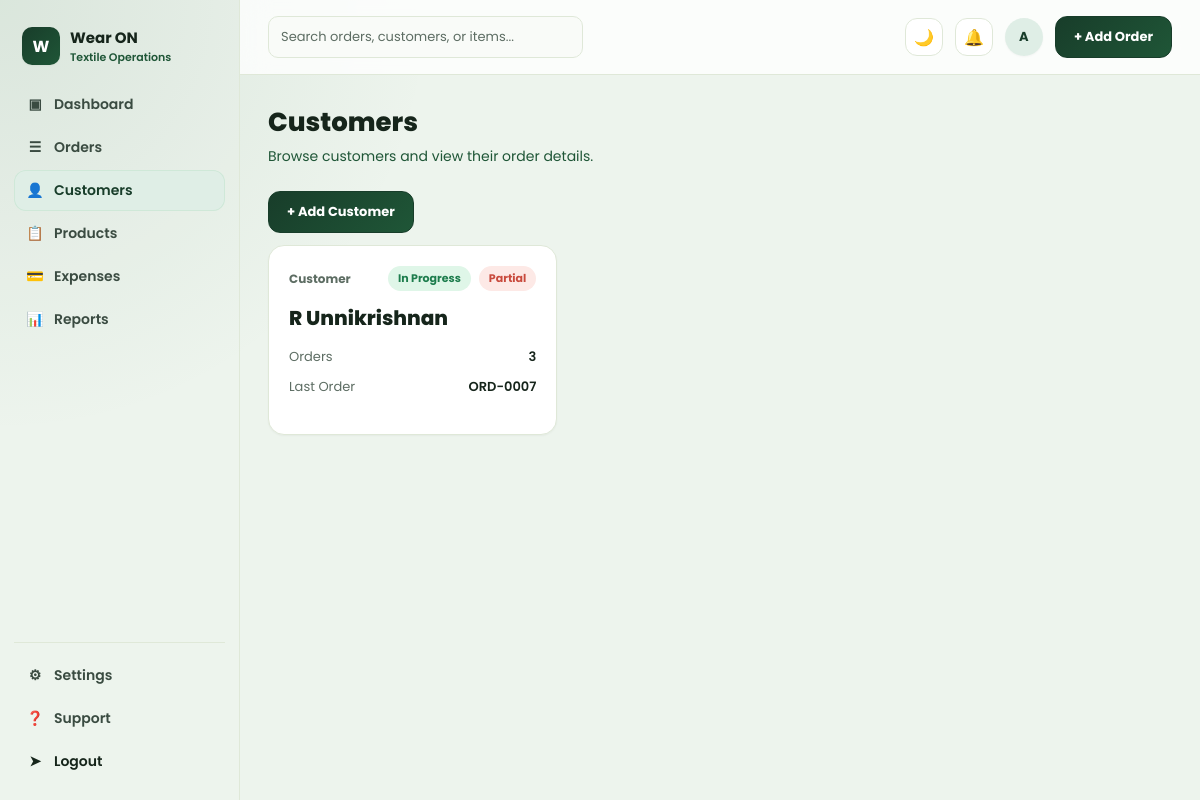
The page /customers/ (signed in) on the database its author committed.
### orders/models.py (models this page shows, shortened)
class Customer(models.Model):
    name = models.CharField(max_length=150)
    company_name = models.CharField(max_length=150, blank=True)
    email = models.EmailField(blank=True)
    phone = models.CharField(max_length=20, blank=True)
    address = models.TextField(blank=True)
    created_at = models.DateTimeField(auto_now_add=True)
    class Meta:
        ordering = ["name"]

class Order(models.Model):
    STATUS_PENDING = "pending"
    STATUS_IN_PROGRESS = "in_progress"
    STATUS_FINISHED = "finished"
    STATUS_CANCELLED = "cancelled"
    STATUS_CHOICES = [
        (STATUS_PENDING, "Pending"),
        (STATUS_IN_PROGRESS, "In Progress"),
        (STATUS_FINISHED, "Finished"),
        (STATUS_CANCELLED, "Cancelled"),
    ]
    PRIORITY_LOW = "low"
    PRIORITY_MEDIUM = "medium"
    PRIORITY_HIGH = "high"
    PRIORITY_CHOICES = [
        (PRIORITY_LOW, "Low"),
        (PRIORITY_MEDIUM, "Medium"),
        (PRIORITY_HIGH, "High"),
    ]
    PAYMENT_METHOD_BANK = "bank_transfer"
    PAYMENT_METHOD_CHECK = "check"
    PAYMENT_METHOD_CARD = "card"
    PAYMENT_METHOD_ONLINE = "online_payment"
    PAYMENT_METHOD_OTHER = "other"
    PAYMENT_METHOD_CHOICES = [
        ("", "Select payment method"),
        (PAYMENT_METHOD_BANK, "Bank Transfer"),
        (PAYMENT_METHOD_CHECK, "Check"),
        (PAYMENT_METHOD_CARD, "Card"),
        (PAYMENT_METHOD_ONLINE, "Online Payment"),
        (PAYMENT_METHOD_OTHER, "Other"),
    ]
    order_number = models.CharField(max_length=20, unique=True, editable=False)
    customer = models.ForeignKey(Customer, on_delete=models.CASCADE, related_name="orders")
    status = models.CharField(max_length=20, choices=STATUS_CHOICES, default=STATUS_IN_PROGRESS)
    is_paid = models.BooleanField(default=False)
    order_date = models.DateField(default=timezone.localdate)
    expected_delivery_date = models.DateField(null=True, blank=True)
    reference_number = models.CharField("Reference / PO Number", max_length=50, blank=True)
    shipping_address = models.TextField(blank=True, help_text="Leave blank to use customer address")
    assigned_tailor = models.CharField(max_length=100, blank=True)
    priority = models.CharField(max_length=10, choices=PRIORITY_CHOICES, default=PRIORITY_MEDIUM)
    discount_percent = models.DecimalField(max_digits=5, decimal_places=2, default=0)
    amount_paid = models.DecimalField(max_digits=10, decimal_places=2, default=Decimal("0.00"))
    payment_method = models.CharField(
        max_length=30,
        choices=PAYMENT_METHOD_CHOICES,
        blank=True,
        default="",
    )
    payment_method_details = models.CharField(max_length=255, blank=True)
    customer_notes = models.TextField(blank=True)
    created_at = models.DateTimeField(auto_now_add=True)
    updated_at = models.DateTimeField(auto_now=True)
    class Meta:
        ordering = ["-created_at"]
    @property
    def subtotal(self):
        total = sum((item.subtotal for item in self.items.all()), Decimal("0"))
        return total.quantize(Decimal("0.01"))
    @property
    def discount_amount(self):
        return (self.subtotal * self.discount_percent / Decimal("100")).quantize(Decimal("0.01"))
    @property
    def grand_total(self):
        return self.subtotal - self.discount_amount
    @property
    def payment_status_label(self):
        if self.amount_paid >= self.grand_total and self.grand_total > Decimal("0"):
            return "Paid"
        if self.amount_paid > Decimal("0"):
            return "Partial"
        return "Unpaid"

class OrderItem(models.Model):
    order = models.ForeignKey(Order, on_delete=models.CASCADE, related_name="items")
    fabric = models.ForeignKey(
        Fabric, on_delete=models.SET_NULL, related_name="order_items", null=True, blank=True
    )
    item_name = models.CharField(max_length=150)
    description = models.CharField(max_length=255, blank=True)
    quantity = models.DecimalField(max_digits=10, decimal_places=2, default=1)
    unit_price = models.DecimalField("Rate", max_digits=10, decimal_places=2, default=0)
    @property
    def subtotal(self):
        return self.quantity * self.unit_price

### orders/views.py (the view)
# urls.py: path("customers/", views.customer_list, name="customer-list"),
@login_required
def customer_list(request):
    customers = Customer.objects.order_by("name").prefetch_related("orders")
    return render(request, "orders/customer_list.html", {"customers": customers})

### orders/templates/orders/customer_list.html (shortened to what this page needs)
{% extends "base.html" %}
{% load humanize %}
{% block content %}
<h1 class="page-title">Customers</h1>
<p class="page-sub">Browse customers and view their order details.</p>
<div style="margin-bottom:12px;">
  <a href="{% url 'customer-create' %}?next={% url 'customer-list' %}" class="btn btn-primary">+ Add Customer</a>
</div>
<div class="order-grid">
  {% for customer in customers %}
  {% with first_order=customer.orders.first %}
  <a href="{% url 'customer-detail' customer.pk %}" class="card order-card customer-card">
    <div class="order-card-top">
      <span class="order-id">Customer</span>
      {% if first_order %}
      <div class="pill-row">
        <span class="pill pill-{{ first_order.status }}">{{ first_order.get_status_display }}</span>
        <span class="pill pill-{{ first_order.is_paid|yesno:"paid,unpaid" }}">{{ first_order.payment_status_label }}</span>
      </div>
      {% else %}
      <span class="pill pill-pending">No Orders</span>
      {% endif %}
    </div>
    <div class="order-name">{{ customer.name }}</div>
    <div class="kv-row"><span class="k">Orders</span><span class="v">{{ customer.orders.count }}</span></div>
    <div class="kv-row"><span class="k">Last Order</span><span class="v">{{ first_order.order_number|default:'—' }}</span></div>
  </a>
  {% endwith %}
  {% empty %}
  <div class="empty-state">No customers available.</div>
  {% endfor %}
</div>
{% endblock %}

### templates/base.html (shortened to what this page needs)
{% load static %}<!DOCTYPE html>
<html lang="en">
<head>
  <link rel="stylesheet" href="{% static 'css/style.css' %}">
</head>
<body>
  <div class="app">
    <aside class="sidebar">
      <div class="brand">
        <div class="brand-mark">W</div>
        <div>
          <div class="brand-name">Wear ON</div>
          <div class="brand-sub">Textile Operations</div>
        </div>
      </div>
      <ul class="nav">
        <li><a href="{% url 'dashboard' %}" class="{% if request.resolver_match.url_name == 'dashboard' %}active{% endif %}"><span class="icon">&#9635;</span> Dashboard</a></li>
        <li><a href="{% url 'order-list' %}" class="{% if request.resolver_match.url_name in 'order-list,order-detail,order-create,order-edit' %}active{% endif %}"><span class="icon">&#9776;</span> Orders</a></li>
        <li><a href="{% url 'customer-list' %}" class="{% if request.resolver_match.url_name in 'customer-list,customer-detail' %}active{% endif %}"><span class="icon">&#128100;</span> Customers</a></li>
        <li><a href="{% url 'product-list' %}" class="{% if request.resolver_match.url_name == 'product-list' %}active{% endif %}"><span class="icon">&#128203;</span> Products</a></li>
        <li><a href="{% url 'expense-list' %}" class="{% if request.resolver_match.url_name in 'expense-list,order-expenses' %}active{% endif %}"><span class="icon">&#128179;</span> Expenses</a></li>
        <li><a href="{% url 'reports' %}" class="{% if request.resolver_match.url_name == 'reports' %}active{% endif %}"><span class="icon">&#128202;</span> Reports</a></li>
      </ul>
      <div class="sidebar-footer">
        <ul class="nav">
          <li><a href="{% url 'settings' %}"><span class="icon">&#9881;</span> Settings</a></li>
          <li><a href="{% url 'support' %}"><span class="icon">&#10067;</span> Support</a></li>
          {% if user.is_authenticated %}
          <li>
            <form method="post" action="{% url 'logout' %}">
              <button type="submit" class="nav a" style="width:100%; text-align:left; background:none; border:none; cursor:pointer; display:flex; align-items:center; gap:10px; padding:10px 12px; border-radius:10px; font-size:14px; font-weight:600; color:var(--green-900);">
                <span class="icon">&#10148;</span> Logout
              </button>
            </form>
          </li>
          {% endif %}
        </ul>
      </div>
    </aside>
    <div class="main">
      <div class="topbar">
        <input class="search-box" type="text" placeholder="Search orders, customers, or items...">
        <div class="topbar-actions">
          <button type="button" class="icon-btn" data-theme-toggle aria-label="Toggle dark mode" title="Toggle dark mode">☀️</button>
          <div class="icon-btn" aria-label="Notifications" title="Notifications">&#128276;</div>
          <div class="avatar">{{ user.username|default:"?"|first|upper }}</div>
          <a href="{% url 'order-create' %}" class="btn btn-primary">+ Add Order</a>
        </div>
      </div>
      <div class="content">
        {% block content %}{% endblock %}
      </div>
    </div>
  </div>
</body>
</html>

### rows shown on the page
Customer: orders.first.status "In Progress", orders.first.payment_status_label "Partial", name "R Unnikrishnan", orders.count "3", orders.first.order_number "ORD-0007"

### other values the page prints
{{ user.username|default:"?"|first|upper }} "A"
